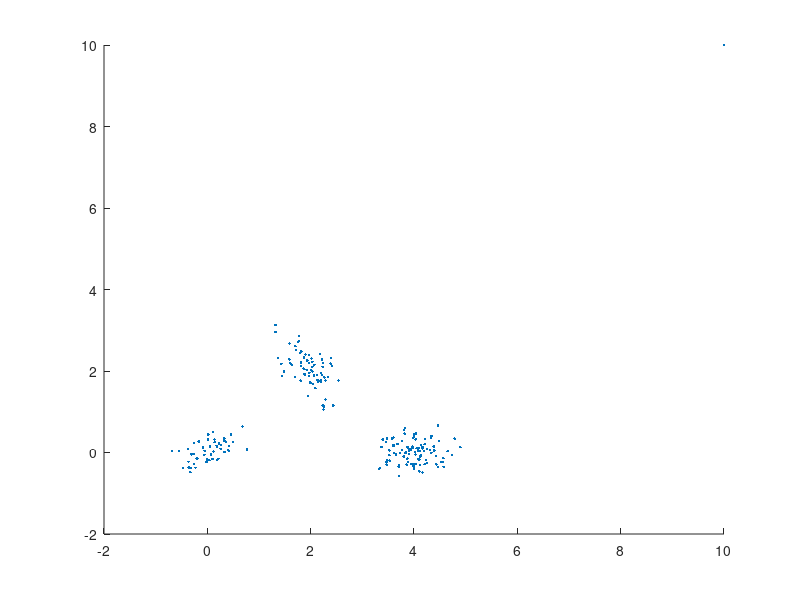

MATLAB code to generate this figure: (Note: this script raises an error after producing the figure.)
% SUMMARY:  Demo of using HMM toolbox wrote by KQQ
%           1.GMM, 2.Multinominal-HMM, 3.Gaussian-HMM, 4.GMM-HMM
% AUTHOR:   QIUQIANG KONG
% Created:  25-11-2015
% Modified: 11-12-2015 Add vertibi decode to GMM-HMM
% ===========================================================
function test_hmm
close all
addpath('matlab-gmm')

% pseudo ranom
% rng(0)

choose = 1;     % can be 1, 2, 3 or 4

switch choose
    case 1
        GmmTest(); 
        return;
    case 2
        DhmmTest(); 
        return;
    case 3
        ChmmGaussTest();
        return
    case 4
        ChmmGaussMixTest();
        return
end

end

% ================================
function GmmTest()
% generate data
X1 = mvnrnd([0,0], [0.5, 0.2; 0.2, 0.3]/4, 50);
X2 = mvnrnd([2,2], [0.3, -0.2; -0.2, 0.5]/4, 70);
X3 = mvnrnd([4,0], [0.5, 0; 0, 0.3]/4, 100);
X4 = [10,10;];
X = [X1; X2; X3; X4];

% plot data
scatter(X(:,1), X(:,2), '.'); hold on

% run gmm
mix_num = 6;
[pi, mu, Sigma, loglik] = Gmm(X, mix_num, 'cov_type', 'diag', 'cov_thresh', 1e-1, 'restart_num', 1, 'iter_num', 100);

% plot gaussians
for i1 = 1:mix_num
    error_ellipse(Sigma(:,:,i1), mu(:,i1)', 'style', 'r'), hold on
end
end

% ================================
function DhmmTest()
% generate data
Data{1} = [1 1 1 4 1 1 1 2 2 2 2 2 2 1 2 2 2 2 3 3 3 3 3 1 3 3 3]';
Data{2} = [1 1 2 1 1 1 1 1 2 2 2 3 2 2 2 2 2 3 3 3 3 3 4 3 3 3]';
Data_new = [1 1 1 1 1 1 1 2 2 2 2 2 2 2 3 3 3 3 3 3]';

Q = 3;  % num of states
M = 4;  % num of multinominal

% init p(z1)
tmp = rand(1,Q);
p_start0 = tmp / sum(tmp);

% init p(zn-1, zn), dim 1: Q, dim 2: Q
A0 = [0.8 0.2 0; 0 0.8 0.2; 0 0 1];

% init para of emission probability
phi0.B = ones(M,Q) / M;

% run discrete hmm
[p_start, A, phi, loglik] = Dhmm(Data, Q, M, 'p_start0', p_start0, 'A0', A0, 'phi0', phi0, 'iter_num', 100);

% Calculate p(X) & vertibi decode
logp_xn_given_zn = Discrete_logp_xn_given_zn(Data_new, phi);
[~,~, loglik] = LogForwardBackward(logp_xn_given_zn, p_start, A);
path = LogViterbiDecode(logp_xn_given_zn, p_start, A);

p_start0
A0
p_start
A
phi.B
loglik
path'

end


% ================================
function ChmmGaussTest()
% Generate Data
for i1 = 1:2
    X1 = mvnrnd([0,0], [0.5, 0.2; 0.2, 0.3]/5, 20);
    X2 = mvnrnd([0,2], [0.3, -0.2; -0.2, 0.5]/5, 30);
    X3 = mvnrnd([0,4], [0.5, 0; 0, 0.3]/5, 40);
    X = [X1; X2; X3];
    Data{i1} = X;
end
Xall = cell2mat(Data');
scatter(Xall(:,1), Xall(:,2), '.'); hold on

Q = 3;  % state num
p = 2;  % feature dim

p_start0 = [1 0 0];
A0 = [0.8 0.2 0; 0 0.8 0.2; 0 0 1];

[p_start, A, phi, loglik] = ChmmGauss(Data, Q);
% [p_start, A, phi, loglik] = ChmmGauss(Data, Q, 'p_start0', p_start0, 'A0', A0, 'phi0', phi0, 'cov_type', 'diag', 'cov_thresh', 1e-1);

% Calculate p(X) & vertibi decode
logp_xn_given_zn = Gauss_logp_xn_given_zn(Data{1}, phi);
[~,~, loglik] = LogForwardBackward(logp_xn_given_zn, p_start, A);
path = LogViterbiDecode(logp_xn_given_zn, p_start, A);

p_start0
A0
p_start
A
phi
loglik
path'

% plot gaussians
error_ellipse(reshape(phi.Sigma(:,:,1),p,p), phi.mu(:,1)', 'style', 'r'); hold on
error_ellipse(reshape(phi.Sigma(:,:,2),p,p), phi.mu(:,2)', 'style', 'g'); hold on
error_ellipse(reshape(phi.Sigma(:,:,3),p,p), phi.mu(:,3)', 'style', 'k'); hold on
end

% ================================
function ChmmGaussMixTest()
% Generate Data
for i1 = 1:2
    X1 = mvnrnd([0,0], [0.5, 0.2; 0.2, 0.3]/5, 20);
    X2 = mvnrnd([0,2], [0.3, -0.2; -0.2, 0.5]/5, 30);
    X3 = mvnrnd([0,4], [0.5, 0; 0, 0.3]/5, 40);
    X = [X1; X2; X3];
    Data{i1} = X;
end
for i1 = 3:4
    X1 = mvnrnd([2,0], [0.5, 0.2; 0.2, 0.3]/5, 20);
    X2 = mvnrnd([2,2], [0.3, -0.2; -0.2, 0.5]/5, 30);
    X3 = mvnrnd([2,4], [0.5, 0; 0, 0.3]/5, 30);
    X = [X1; X2; X3];
    Data{i1} = X;
end
Xall = cell2mat(Data');
scatter(Xall(:,1), Xall(:,2), '.'); hold on

Q = 3;      % state num
M = 2;      % mix num
p = 2;      % feature dim

% Train Gmm-Hmm model
[p_start, A, phi, loglik] = ChmmGmm(Data, Q, M);
% [p_start, A, phi, loglik] = ChmmGmm(Data, Q, M, 'p_start0', p_start0, 'A0', A0, 'phi0', phi0, 'cov_type', 'diag', 'cov_thresh', 1e-1)

% Calculate p(X) & vertibi decode
logp_xn_given_zn = Gmm_logp_xn_given_zn(Data{1}, phi);
[~,~, loglik] = LogForwardBackward(logp_xn_given_zn, p_start, A);
path = LogViterbiDecode(logp_xn_given_zn, p_start, A);

p_start
A
phi
loglik
path'


color = {'r', 'g', 'k'};
for q = 1:Q
    for m = 1:M
        error_ellipse(phi.Sigma(:,:,m,q), phi.mu(:,m,q), 'style', color{q}); hold on
    end
end

end

